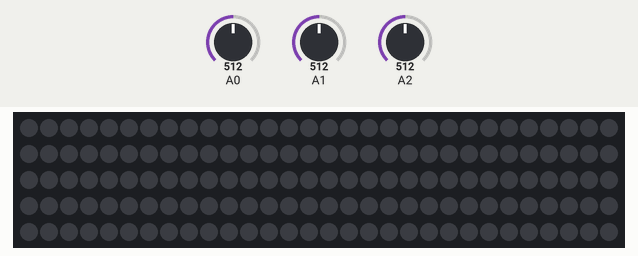
Recording of a sketch running on a simulated Arduino Uno, built with avr-gcc and run on an emulated ATmega328P. Shown: 150 RGB LEDs in strip order, left to right, continuing on the next row. The test bench sets the inputs (shaded band); at power-on: A0 = 512, A1 = 512, A2 = 512. Dim RGB values are drawn brighter than linear.

Above: at 9.4 s.
9.5 s: A0 set to 716
At 18.66 s:
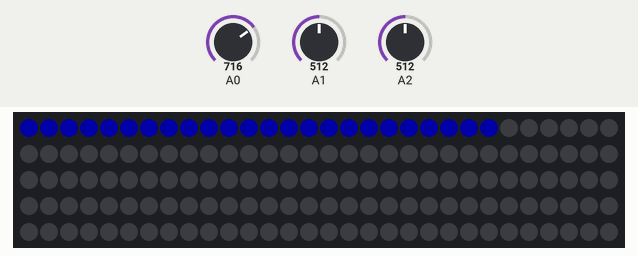
18.9 s: A1 set to 716
At 26.1 s:
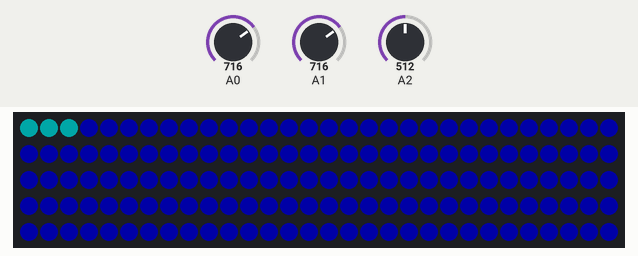
27.5 s: A2 set to 716
At 34.75 s:
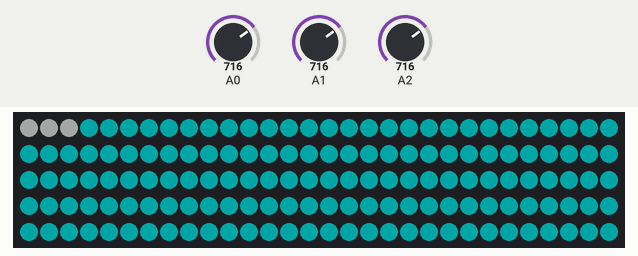
36.2 s: A0 set to 900
At 43.39 s:
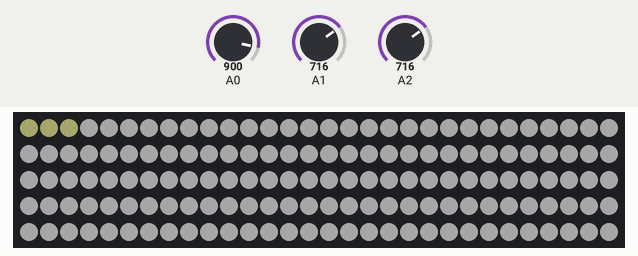

The sketch:

TheLightThingyCode.ino
```cpp
#include <Adafruit_NeoPixel.h>
#ifdef __AVR__
#include <avr/power.h>
#endif

#define LED_PIN     6
#define LED_COUNT  150
#define BRIGHTNESS 50

int red;
int blue;
int yellow;

Adafruit_NeoPixel strip(LED_COUNT, LED_PIN, NEO_GRBW + NEO_KHZ800);

void setup() {

#if defined(__AVR_ATtiny85__) && (F_CPU == 16000000)
  clock_prescale_set(clock_div_1);
#endif
  // END of Trinket-specific code.

  strip.begin();           // INITIALIZE NeoPixel strip object (REQUIRED)
  strip.show();            // Turn OFF all pixels ASAP
  strip.setBrightness(BRIGHTNESS);
  pinMode(A0, INPUT);
  pinMode(A1, INPUT);
  pinMode(A2, INPUT);
}

void loop() {
  // Fill along the length of the strip in various colors...
  red = analogRead(A2);
  yellow = analogRead(A1);
  blue = analogRead(A0);
  colorWipe(strip.Color(red,   yellow,   blue)     , 50); // Red

}

void colorWipe(uint32_t color, int wait) {
  for(int i=0; i<strip.numPixels(); i++) { // For each pixel in strip...
    strip.setPixelColor(i, color);         //  Set pixel's color (in RAM)
    strip.show();                          //  Update strip to match
    delay(wait);                           //  Pause for a moment
  }
}
```

Measured:
- after the input at 9.5 s, the LEDs: first change after 7.8 s (image 1 shows a later state)
- after the input at 18.9 s, the LEDs: first differ from a run without the input after 7.1 s (image 2 shows a later state)
- after the input at 27.5 s, the LEDs: first differ from a run without the input after 7.1 s (image 3 shows a later state)
- after the input at 36.2 s, the LEDs: first differ from a run without the input after 7.1 s (image 4 shows a later state)
